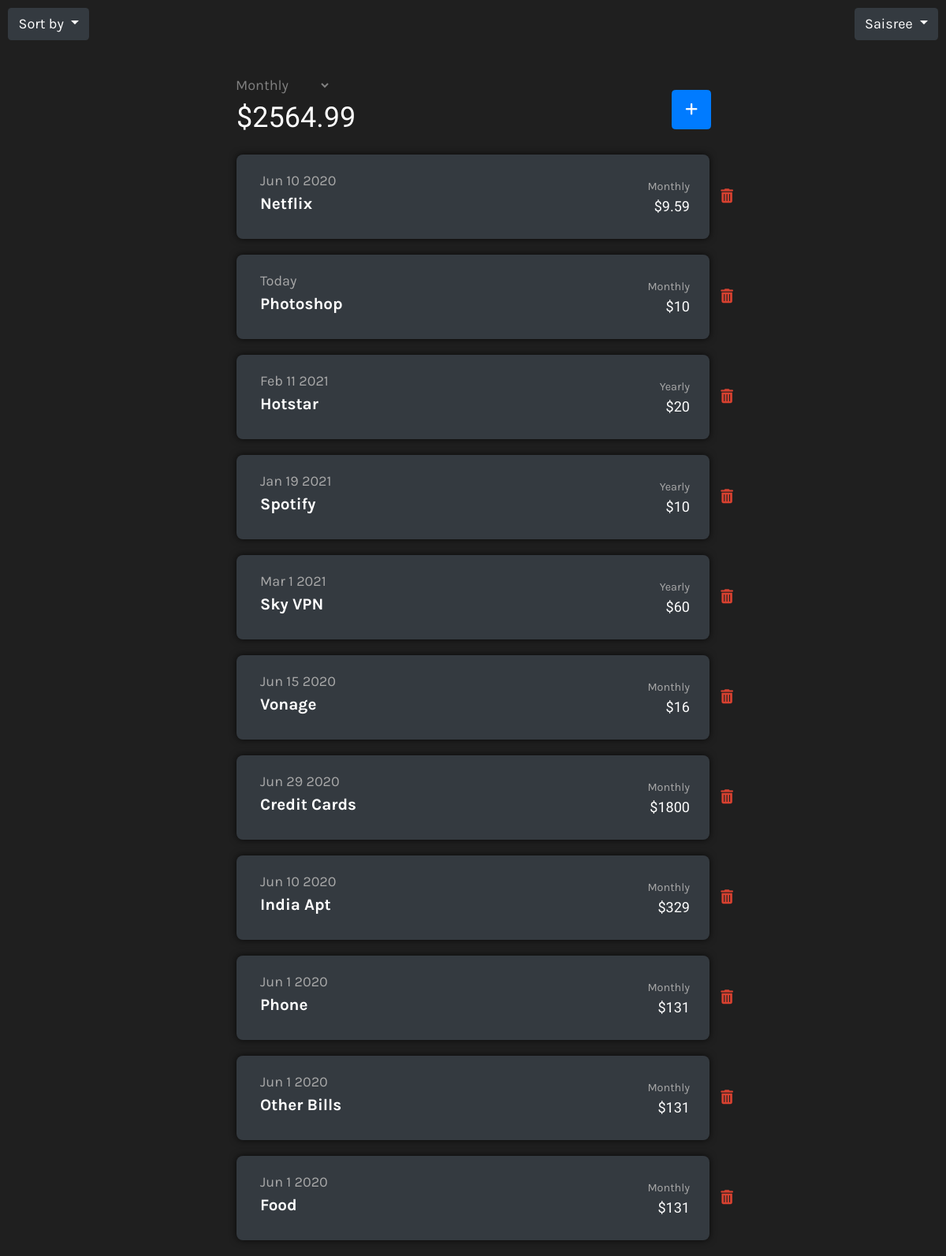
Page / (signed in) on the committed database.
### tables this page shows
CREATE TABLE "users" (
	"id"	INTEGER PRIMARY KEY AUTOINCREMENT UNIQUE,
	"username"	TEXT,
	"hash"	TEXT
);

CREATE TABLE "subscriptions" (
	"user_id"	INTEGER,
	"subscription"	INTEGER,
	"recurrence"	INTEGER,
	"payment"	INTEGER,
	"renewal"	TEXT
);

### app.py (the view)
@app.route("/", methods=["GET", "POST"])
@login_required
def dashboard():
    if request.method == "POST":
        subscription = request.form.get("subscription")
        recurrence = request.form.get("recurrence")
        payment = request.form.get("payment")
        month = request.form.get("month")
        day = request.form.get("day")
        year = request.form.get("year")
        remove = request.form.get("remove")
        if subscription and recurrence and payment and month and day and year:
            billing_date = date(int(year), int(month), int(day))
            if is_valid_date(int(year), int(month), int(day)):
                if billing_date > datetime.now().date():
                    renewal = billing_date
                    db.execute("INSERT INTO subscriptions "+
                            "(user_id, subscription, recurrence, payment, renewal) " +
                            "VALUES (?, ?, ?, ?, ?)", session["user_id"], subscription,
                            recurrence, payment, renewal)
                    return redirect("/")
                else:
                    flash("The date that was given is in the past 🦖")
                    return redirect("/?error=date")
            else:
                flash("The date that was given is impossible 🤔")
                return redirect("/?error=date")
        elif remove:
            db.execute("DELETE FROM subscriptions WHERE subscription = ?",
            remove)
            return redirect("/")
        else:
            flash("Can't have any empty fields 📭")
            return redirect("/?error=empty")
    else:
        subscriptions = db.execute("SELECT * FROM subscriptions WHERE user_id = ?",
        session["user_id"])
        for subscription in subscriptions:
            renewal = datetime.strptime(subscription["renewal"], '%Y-%m-%d').date()
            subscription_name = subscription["subscription"]
            recurrence = subscription["recurrence"]
            update_renewal_time(renewal, recurrence, subscription_name)
        if request.args.get("sort") in ["payment", "renewal", "recurrence"]:
            if request.args.get("sort") == "payment":
                subscriptions = db.execute(f"SELECT * FROM subscriptions WHERE user_id = ? ORDER BY {request.args.get('sort')} DESC",
                session["user_id"])
            else:
                subscriptions = db.execute(f"SELECT * FROM subscriptions WHERE user_id = ? ORDER BY {request.args.get('sort')}",
                session["user_id"])
        else:
            subscriptions = db.execute("SELECT * FROM subscriptions WHERE user_id = ?",
            session["user_id"])
        total_spending = {
            "daily": 0,
            "weekly": 0,
            "monthly": 0,
            "yearly": 0
        }
        for subscription in subscriptions:
            renewal = datetime.strptime(subscription["renewal"], '%Y-%m-%d').date()
            subscription_name = subscription["subscription"]
            recurrence = subscription["recurrence"]
            now = (datetime.now()).date()
            subscription["days_left"] = (renewal - now).days
            subscription["year"] = renewal.year
            subscription["month"] = renewal.strftime("%b")
            subscription["day"] = renewal.day
            payment = subscription["payment"]
            spending_daily = payment / recurrence
            total_spending["daily"] += spending_daily
            total_spending["weekly"] += (spending_daily * 7)
            total_spending["monthly"] += (spending_daily * 30)
            total_spending["yearly"] += (spending_daily * 365)
        total_spending["daily"] = round(total_spending["daily"], 2)
        total_spending["weekly"] = round(total_spending["weekly"], 2)
        total_spending["monthly"] = round(total_spending["monthly"], 2)
        total_spending["yearly"] = round(total_spending["yearly"], 2)
        username = db.execute("SELECT username FROM users WHERE id = ?", session["user_id"])[0]["username"]
        if len(subscriptions) < 1:
            empty = True
        else:
            empty = False
        return render_template("dashboard.html", subscriptions=subscriptions,
        total=total_spending, username=username, empty=empty)

### app.py (called while the page is built)
def update_renewal_time(renewal, recurrence, subscription):
    now = (datetime.now()).date()
    if now > renewal:
        if recurrence == 30: # check if its a monthly subscription
            new_renewal = renewal + relativedelta(months=1)
        elif recurrence == 7:  # check weekly subscription
            new_renewal = renewal + timedelta(weeks=1)
        else:
            new_renewal = renewal + timedelta(days=int(recurrence))
        db.execute("UPDATE subscriptions SET renewal= :new_renewal " +
            "WHERE user_id = :user_id AND subscription = :subscription ",
            user_id=session["user_id"], new_renewal=new_renewal,
            subscription=subscription)
        renewal = new_renewal
        update_renewal_time(renewal, recurrence, subscription)
    else:
        return True

### helper.py (called while the page is built)
def login_required(f):
    @wraps(f)
    def decorated_function(*args, **kwargs):
        if session.get("user_id") is None:
            return redirect("/login")
        return f(*args, **kwargs)
    return decorated_function

### templates/dashboard.html (shortened to what this page needs)
{% extends "layout.html" %}
{% block main %}
<div class="account">
    <button class="btn btn-secondary dropdown-toggle account-dropdown"
    type="button" id="dropdownMenuButton" data-toggle="dropdown"
    aria-haspopup="true" aria-expanded="false">
      {{username}}
    </button>
</div>
<div class="table-settings">
    <button class="btn btn-secondary dropdown-toggle table-settings-dropdown"
    type="button" id="dropdownMenuButton" data-toggle="dropdown"
    aria-haspopup="true" aria-expanded="false">
      Sort by
    </button>
</div>
<div class="main-content">
    <div class="block-head">
        <div class="total">
            <select class="totals-selector" id="totals-selector">
                <option value="2" selected>Monthly</option>
            </select>
            <div id="totals" class="number">
                <div class="main-text" hidden>${{total["monthly"]}}</div>
            </div>
        </div>
        <div class="add-button">
            <button type="button" class="btn btn-primary new-subscription" data-toggle="modal" data-target="#new">
                <i class="fas fa-plus"></i>
            </button>
        </div>
    </div>
{% for subscription in subscriptions %}
    <div class="block">
        <div class="inner-block first-block">
            <div class="renewal">
                {% if 1 < subscription["days_left"] < 10 %}
                    <p>In {{subscription["days_left"]}} days</p>
                {% elif subscription["days_left"] == 1 %}
                    <p>In {{subscription["days_left"]}} day</p>
                {% elif subscription["days_left"] == 0 %}
                    <p>Today</p>
                {% else %}
                    <p>{{subscription["month"]}}
                        {{subscription["day"]}}
                        {{subscription["year"]}}
                    </p>
                {% endif %}
            </div>
            <div class="name">{{subscription["subscription"]}}</div>
        </div>
        <div class="inner-block payment-holder">
            <div class="recurrence">
                {% if subscription["recurrence"] == 1 %}
                <p>Daily</p>
                {% elif subscription["recurrence"] == 7 %}
                <p>Weekly</p>
                {% elif subscription["recurrence"] == 30 %}
                <p>Monthly</p>
                {% elif subscription["recurrence"] == 365 %}
                <p>Yearly</p>
                {% endif %}
            </div>
            <div class="payment number">${{subscription["payment"]}}</div>
        </div>
        <div class="inner-block delete">
            <form action="/" method="post">
                <button class="delete-button" value="{{subscription['subscription']}}"
                name="remove">
                    <i class="fas fa-trash-alt"></i>
                </button>
            </form>
        </div>
    </div>
{% endfor %}
</div>
{% endblock %}

### templates/layout.html (shortened to what this page needs)
<!DOCTYPE html>
<html lang="en">
<head>
    <link rel="stylesheet" href="https://stackpath.bootstrapcdn.com/bootstrap/4.5.0/css/bootstrap.min.css">
    <link rel="stylesheet" type="text/css" href="/static/style.css">
</head>
<body>
    {% block main %}
    {% endblock %}
</body>
</html>

### static/style.css (style rules this page uses)
html, body { background-color: #1f1f1f; font-family: 'Karla', sans-serif; font-size: 18px; color: white; }
.main-content { padding-top: 0px; }
.account { float: right; padding: 10px; }
.block-head { width: 50%; text-align: left; padding: 20px 0px; margin: auto; display: grid; grid-template-columns: auto 40%; }
.block-head .total { margin-top: 4%; }
.block-head .main-text { font-size: 2rem; font-weight: 300; padding: 0; }
.number { font-family: 'Work Sans', sans-serif; }
.dropdown-toggle { background-color: #343a40; border: none; }
.table-settings { padding: 10px; }
.block-head .totals-selector { font-size: 1rem; background-color: transparent; border: none; color: gray; min-width: 125px; outline:none; padding-left: 0; margin-left: -5px; }
.block-head .add-button { margin: 14% 0 0 80%; }
.block-head .new-subscription { min-width: 50px; height: 50px; }
.block { width: 50%; border-radius: 8px; margin: auto; margin-bottom: 20px; background-color: #343a40; display: grid; grid-template-columns: auto 1% 0%; padding: 20px; -webkit-box-shadow: 0px 0px 10px 0px rgba(0,0,0,0.75); -moz-box-shadow: 0px 0px 10px 0px rgba(0,0,0,0.75); box-shadow: 0px 0px 10px 0px rgba(0,0,0,0.75); }
.block .first-block { margin: 0; padding-left: 10px; }
.block .name { font-weight: bold; font-size: 1.15rem; }
.block .renewal p { margin: 0; color: darkgray; }
.block .payment-holder { padding-top: 10px; max-width: 10%; }
.block .payment { font-weight: 500; float: right; }
.block .recurrence p { margin: 0; color: darkgray; font-size: 0.8rem; float: right; }
.block .delete { margin: 20px -50px; float: right; text-align: right; }
.delete-button { color: #d74130; background: none; border: none; padding: 0; margin: 0; opacity: 1; transition: 0.2s; }

### rows in the picture
users: username "Saisree"
subscriptions: month "Jun", day "10", year "2020", subscription "Netflix", recurrence "Monthly", payment "9.59"
subscriptions: shows "Today", subscription "Photoshop", recurrence "Monthly", payment "10"
subscriptions: month "Feb", day "11", year "2021", subscription "Hotstar", recurrence "Yearly", payment "20"
subscriptions: month "Jan", day "19", year "2021", subscription "Spotify", recurrence "Yearly", payment "10"
subscriptions: month "Mar", day "1", year "2021", subscription "Sky VPN", recurrence "Yearly", payment "60"
subscriptions: month "Jun", day "15", year "2020", subscription "Vonage", recurrence "Monthly", payment "16"
subscriptions: month "Jun", day "29", year "2020", subscription "Credit Cards", recurrence "Monthly", payment "1800"
subscriptions: month "Jun", day "10", year "2020", subscription "India Apt", recurrence "Monthly", payment "329"
subscriptions: month "Jun", day "1", year "2020", subscription "Phone", recurrence "Monthly", payment "131"
subscriptions: month "Jun", day "1", year "2020", subscription "Other Bills", recurrence "Monthly", payment "131"
subscriptions: month "Jun", day "1", year "2020", subscription "Food", recurrence "Monthly", payment "131"

### other values in the picture
{{ total["monthly"] }} "2564.99"
